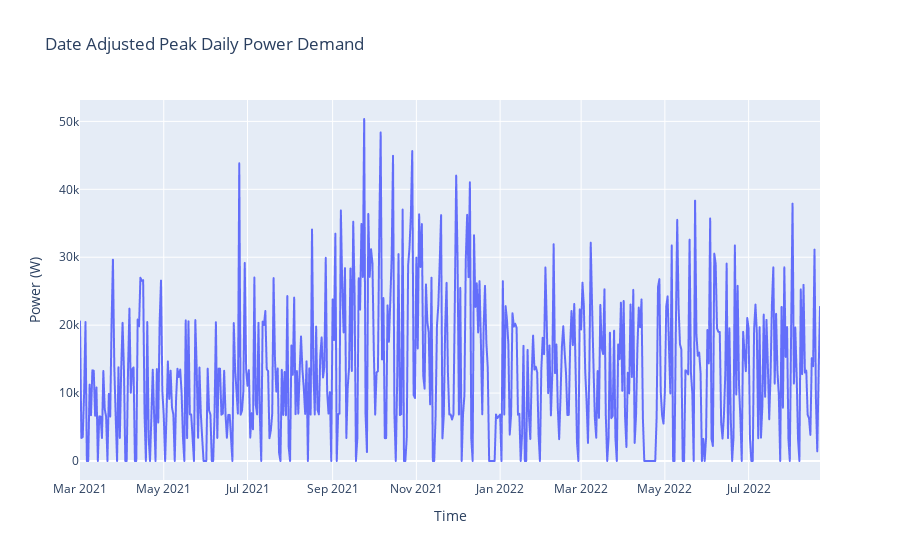

Source (notebook cell):
### Code cell
fig = FigureResampler(go.Figure())
fig.add_trace(go.Scattergl(hovertext=df_24h_ts["day"]), hf_x = df_24h_ts.index  , hf_y = df_24h_ts["max_power"])
fig.update_layout(title = f"Date Adjusted Peak Daily Power Demand", xaxis_title = "Time", yaxis_title="Power (W)")
fig.show()

### Figure 1 — Plotly figure (JSON) as saved in the notebook; plotly's stock layout.template omitted (floating-point values rounded to 4 significant figures; data arrays with more than 128 entries replaced by an {"elided": "..."} marker saying what was removed)
{"data": [{"hovertext": {"elided": "540 str values"}, "type": "scattergl", "uid": "d46ae5a6-9640-4ec4-986a-5c2574fa70de", "x": {"elided": "540 str values"}, "y": {"elided": "540 int values"}}], "layout": {"autosize": true, "title": {"text": "Date Adjusted Peak Daily Power Demand"}, "xaxis": {"autorange": true, "range": ["2021-03-01", "2022-08-22"], "title": {"text": "Time"}, "type": "date"}, "yaxis": {"autorange": true, "range": [-2797.0, 53150.0], "title": {"text": "Power (W)"}, "type": "linear"}}}
